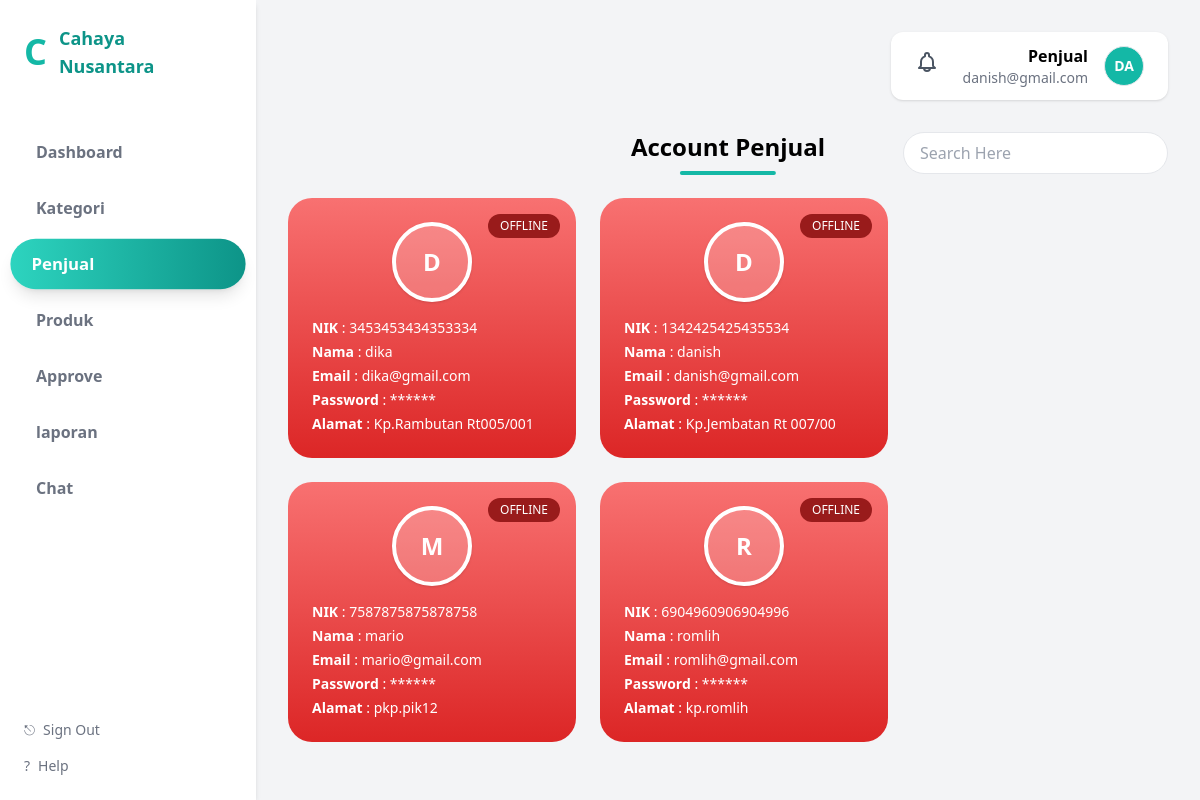
The page /penjual/admin.php (signed in) on the database as committed earlier.
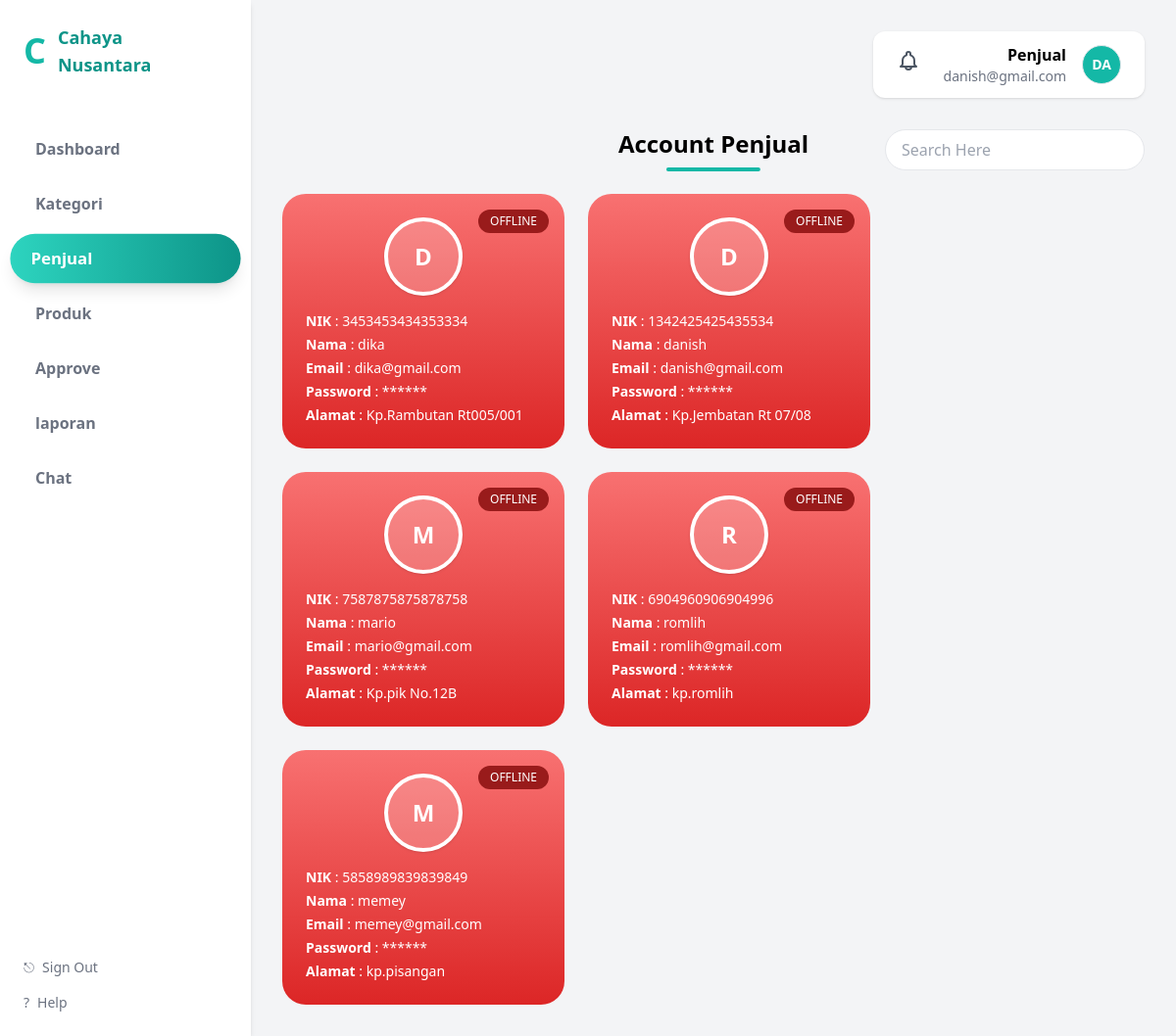
The same page on the database as committed later.
### tables this page shows
CREATE TABLE `users` (
  `id` int NOT NULL,
  `role_id` int NOT NULL,
  `nik` char(16) NOT NULL,
  `nama` varchar(100) NOT NULL,
  `email` varchar(100) NOT NULL,
  `password` varchar(255) NOT NULL,
  `created_at` timestamp NOT NULL DEFAULT CURRENT_TIMESTAMP,
  `alamat` text,
  `foto` varchar(255) DEFAULT NULL,
  `reset_token` varchar(255) DEFAULT NULL,
  `reset_expired` datetime DEFAULT NULL,
  `status_login` enum('online','offline') DEFAULT 'offline',
  `is_active` tinyint(1) DEFAULT '1'
);

### penjual/admin.php (the view, shortened to what this page needs)
<?php
include '../config/koneksi.php';
$query = mysqli_query($conn, "
    SELECT *
    FROM users
    WHERE role_id = 2
");
?>
<!DOCTYPE html>
<html lang="id">
<head>
    <script src="https://cdn.tailwindcss.com"></script>
</head>
<body class="bg-gray-100 font-sans h-screen overflow-hidden">
  <div class="flex h-screen">
        <?php include '../layouts/sidebar_penjual.php'; ?>
       <main class="flex-1 p-8 overflow-y-auto">
            <div class="flex justify-end mb-8">
                <?php include '../layouts/profil_notifikasi.php'; ?>
            </div>
            <div class="relative flex items-center mb-6">
                <h1 class="absolute left-1/2 -translate-x-1/2 text-2xl font-semibold">
                    Account Penjual
                    <span class="block w-24 h-1 bg-teal-500 mx-auto mt-2 rounded-full"></span>
                </h1>
                <div class="ml-auto flex items-center gap-4">
                    <input
                        id="searchPenjual"
                        type="text"
                        placeholder="Search Here"
                        class="px-4 py-2 rounded-full border focus:outline-none">
                </div>
            </div>
            <div class="flex gap-6 flex-wrap">
                <?php while ($row = mysqli_fetch_assoc($query)) : ?>
                    <?php
                    $path_server = $_SERVER['DOCUMENT_ROOT'] . '/' . $row['foto'];
                    $path_url    = '/' . $row['foto'];
                    $ada_foto    = !empty($row['foto']) && file_exists($path_server);
                    ?>
                    <?php
                    $bgCard = ($row['status_login'] === 'online')
                        ? 'bg-gradient-to-b from-green-400 to-green-600'
                        : 'bg-gradient-to-b from-red-400 to-red-600';
                    ?>
                    <div id="penjual-<?= $row['id'] ?>"
                        class="penjual-card relative w-72 rounded-3xl p-6 text-white <?= $bgCard ?>">
                        <span class="absolute top-4 right-4 text-xs px-3 py-1 rounded-full
                        <?= $row['status_login'] === 'online' ? 'bg-green-800' : 'bg-red-800' ?>">
                        <?= strtoupper($row['status_login']) ?>
                        </span>
                        <div class="flex justify-center mb-4">
                            <div class="w-20 h-20 rounded-full border-4 border-white shadow
                                    flex items-center justify-center bg-white/20 overflow-hidden">
                        <?php if ($ada_foto): ?>
                            <img src="<?= $path_url ?>" class="w-full h-full object-cover">
                        <?php else: ?>
                            <?php
                                $nama = trim($row['nama']);
                                $words = explode(' ', $nama);
                                $inisial = '';
                                foreach ($words as $w) {
                                    if (!empty($w)) {
                                        $inisial .= strtoupper($w[0]);
                                    }
                                }
                            ?>
                            <span class="text-2xl font-bold text-white">
                                <?= $inisial ?>
                            </span>
                        <?php endif; ?>
                            </div>
                        </div>
                        <div class="text-sm space-y-1">
                            <p><b>NIK</b> : <?= $row['nik'] ?></p>
                            <p><b>Nama</b> : <?= $row['nama'] ?></p>
                            <p><b>Email</b> : <?= $row['email'] ?></p>
                            <p><b>Password</b> : ******</p>
                            <p><b>Alamat</b> : <?= $row['alamat'] ?: '-' ?></p>
                        </div>
                    </div>
                <?php endwhile; ?>
            </div>
        </main>
    </div>
</body>
</html>

Rows that differ between the two databases and show on the page:
changed users "danish": alamat "Kp.Jembatan Rt 007/00" → "Kp.Jembatan Rt 07/08"
changed users "mario": alamat "pkp.pik12" → "Kp.pik No.12B"
added users: status_login "OFFLINE", inisial "M", nik "5858989839839849", nama "memey", email "memey@gmail.com", alamat "kp.pisangan"
